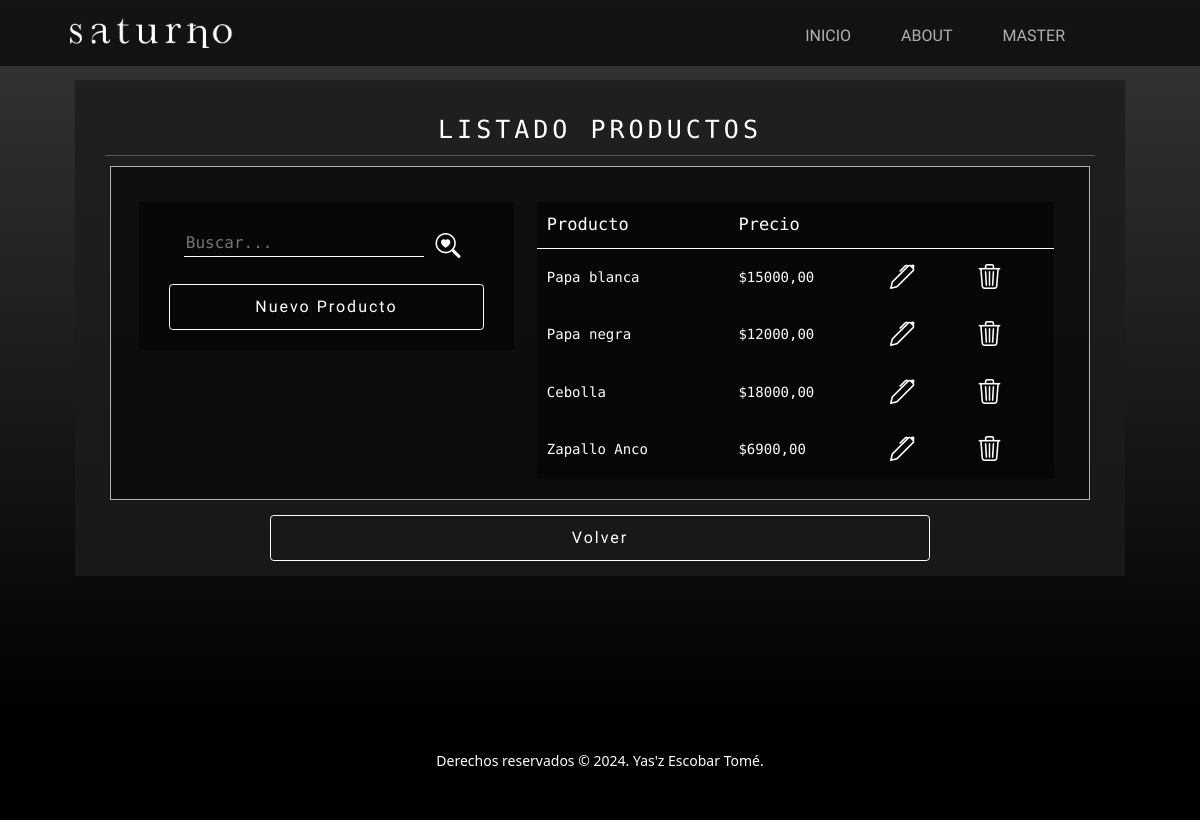
The page /productos/ (signed in) on the database its author committed.
### products/models.py (models this page shows, shortened)
class Product(models.Model):
    name = models.CharField(max_length=100)
    price = models.DecimalField(max_digits=10, decimal_places=2)

### products/views.py (the view)
# urls.py: path('', ProductListView.as_view(), name='Products'),
class ProductListView(LoginRequiredMixin, ListView):
    model = Product
    context_object_name = 'products'
    template_name = 'products/products.html'

### products/templates/products/products.html (shortened to what this page needs)
{% extends 'main/base.html' %}
{% block main %}
<section class="page-section">
    <div class="container container-list py-4 px-lg-5 text-white text-center">
        <h1>LISTADO PRODUCTOS</h1>
        <hr>
        <div class="row gx-4 gx-lg-5 mx-2 custom-card justify-content-around">
            <div class="col-12 col-lg-5 align-top mt-4">
                <div class="row info-card ">
                    {% block search %}
                        {% include 'main/search.html' with page='Products' %}
                    {% endblock search %}
                    {% if request.user.is_superuser %}
                        <a class="btn btn-outline-green" href="{% url 'CreateProduct' %}">Nuevo Producto</a>
                    {% endif %}
                </div>
            </div>
            <div class="col-12 col-lg-7 mt-4">
                <table class="info-card justify-content-center">
                    <thead>
                        <tr>
                            <th>Producto</th>
                            <th>Precio</th>
                            <th></th>
                            <th></th>
                        </tr>
                    </thead>
                    <tbody>
                        {% for product in products %}
                        <tr>
                            <td>{{ product.name }}</td>
                            <td>${{ product.price }}</td>
                            {% if request.user.is_superuser %}
                            <td>
                                <a href="{% url 'DetailProduct' product.pk %}">
                                    <i class="bi bi-pen"></i>
                                </a>
                            </td>
                            <td>
                                <a href="{% url 'DeleteProduct' product.pk %}">
                                    <i class="bi bi-trash3"></i>
                                </a>
                            </td>
                            {% endif %}
                        </tr>
                        {% endfor %}
                    </tbody>
                </table>
            </div>
        </div>
        <a class="btn btn-outline-orange col-8 mt-4" href="{% url 'index' %}">Volver</a>
    </div>
</section>
{% endblock %}

### main/templates/main/base.html (shortened to what this page needs)
{% load static %}
<!DOCTYPE html>
<html lang="es">
<head>
    <link href="https://cdn.jsdelivr.net/npm/bootstrap@5.3.3/dist/css/bootstrap.min.css" rel="stylesheet"
>
    <link href="{% static 'main/css/styles.css' %}" rel="stylesheet"/>
</head>
<body>
    <nav class="navbar navbar-expand-lg navbar-light fixed-top">
        <div class="container px-4 px-lg-5">
            <a class="navbar-brand" href="/">
                <img src="{% static 'main/assets/img/logo.png' %}" alt="logo" class="d-inline-block align-text-top">
            </a>
            <div class="collapse navbar-collapse" id="navbarNav">
                <ul class="navbar-nav ms-auto">
                    <li class="nav-item pt-2">
                        <a class="nav-link" aria-current="page" href="{% url 'index' %}">INICIO</a>
                    </li>
                    <li class="nav-item pt-2">
                        <a class="nav-link" href="{% url 'About' %}">ABOUT</a>
                    </li>
                    <li class="nav-item dropdown pt-2">
                        {% if request.user.is_authenticated %}
                        <a class="nav-link" type="button" id="dropdownMenuButton" data-bs-toggle="dropdown" aria-expanded="false">
                            {{request.user.username|upper}}
                        </a>
                        {% endif %}
                    </li>
                    <li class="nav-item dropdown">
                        {% if request.user.is_authenticated %}
                        <a class="nav-link" type="button" id="dropdownMenuButton" data-bs-toggle="dropdown" aria-expanded="false">
                        </a>
                        {% endif %}
                    </li>
                </ul>
            </div>
        </div>
    </nav>
    {% block main %}
    {% endblock main %}
    <footer class="footer bg-black small text-center text-white-50">
        <p>Derechos reservados &copy; 2024. Yas'z Escobar Tomé.</p>
    </footer>
</body>
</html>

### rows shown on the page
Product: name "Papa blanca", price "15000,00"
Product: name "Papa negra", price "12000,00"
Product: name "Cebolla", price "18000,00"
Product: name "Zapallo Anco", price "6900,00"

### other values the page prints
{{ request.user.username|upper }} "MASTER"
